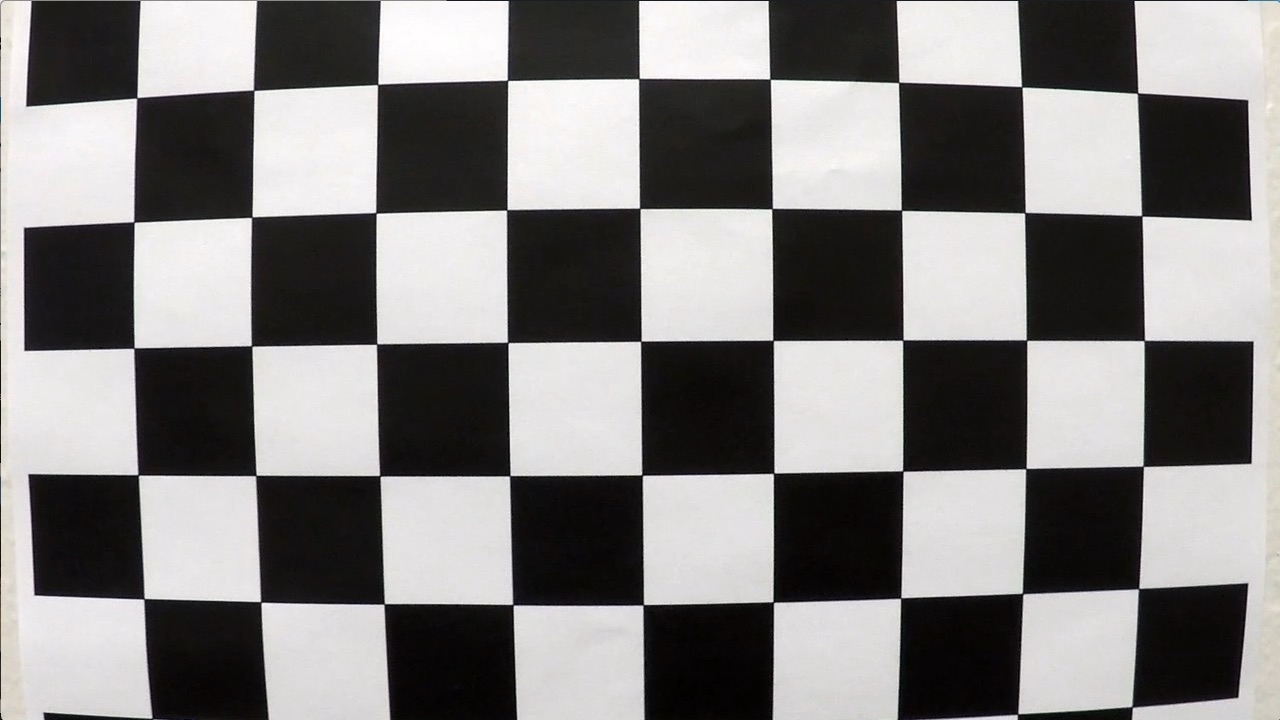
#> input picture camera_cal/calibration1.jpg, 1280 x 720 px; its folder holds 5 pictures in this run
$ python calibration.py
#> lines starting #> are read from the running program, lines starting #| are printed output that depends on the picture; after the words box and inside, x2 and y2 are one past the last pixel; in counts of white or black regions, pixels touching at a corner belong together
import numpy as np
import cv2
import glob

cols = 9
rows = 6

criteria = (cv2.TERM_CRITERIA_MAX_ITER + cv2.TERM_CRITERIA_EPS, 30, 0.001)


objectPoints = np.zeros((rows * cols, 3), np.float32)
objectPoints[:, :2] = np.mgrid[0:cols, 0:rows].T.reshape(-1, 2)

objectPointsArray = []
imgPointsArray = []

for path in glob.glob('camera_cal/calibration*.jpg'):
    img = cv2.imread(path)
#> img is the input picture: shape (720, 1280, 3); mean B, G, R 127.8, 128.4, 130.1
    gray = cv2.cvtColor(img, cv2.COLOR_BGR2GRAY)

    ret, corners = cv2.findChessboardCorners(gray, (cols, rows), None)
#> ret = False; corners = None

    if ret:
        corners = cv2.cornerSubPix(gray, corners, (11, 11), (-1, -1), criteria)
        objectPointsArray.append(objectPoints)
        imgPointsArray.append(corners)

        cv2.drawChessboardCorners(img, (cols, rows), corners, ret)
        cv2.imshow('chess board', img)
        cv2.waitKey(200)
    else:
        print('Table not found on:', path)
#> pass 2 of the loop `for path in glob.glob('camera_cal/calibration*.jpg'):`:
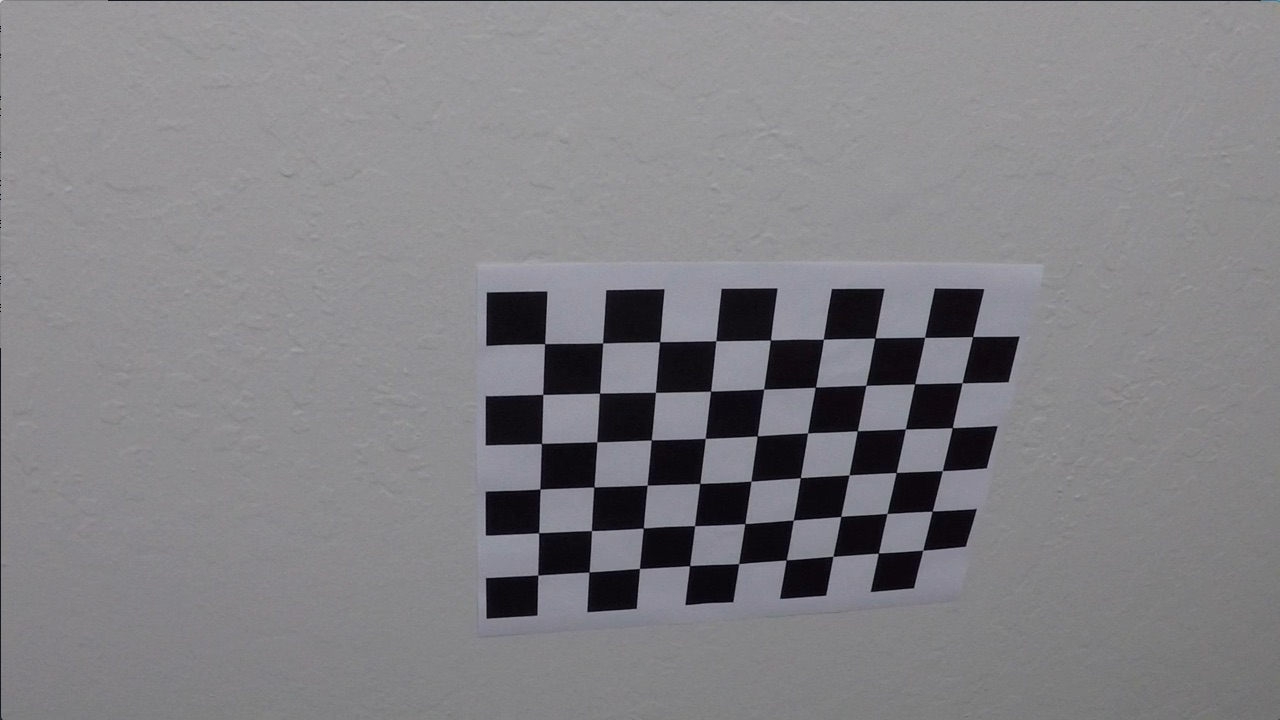
#> input picture camera_cal/calibration10.jpg, 1280 x 720 px
#> img is the input picture: shape (720, 1280, 3); mean B, G, R 133.1, 129.4, 130.2
#> `ret, corners = cv2.findChessboardCorners(gray, (cols, rows), None)`: ret = True; corners = 54 rows, first 8: [545.3, 343.1], [602.7, 342.8], [660.1, 341.3], [715.8, 340.7], [770.6, 340], [823.5, 339.2], [874.3, 338.5], [925.1, 337.4]
#> `corners = cv2.cornerSubPix(gray, corners, (11, 11), (-1, -1), criteria)`: corners = 54 rows, first 8: [544.6, 343.6], [602.6, 343], [659.6, 341.7], [715.8, 340.7], [770.4, 339.9], [823.4, 339.3], [874.9, 337.9], [924.6, 337.3]
#> `cv2.drawChessboardCorners(img, (cols, rows), corners, ret)`:
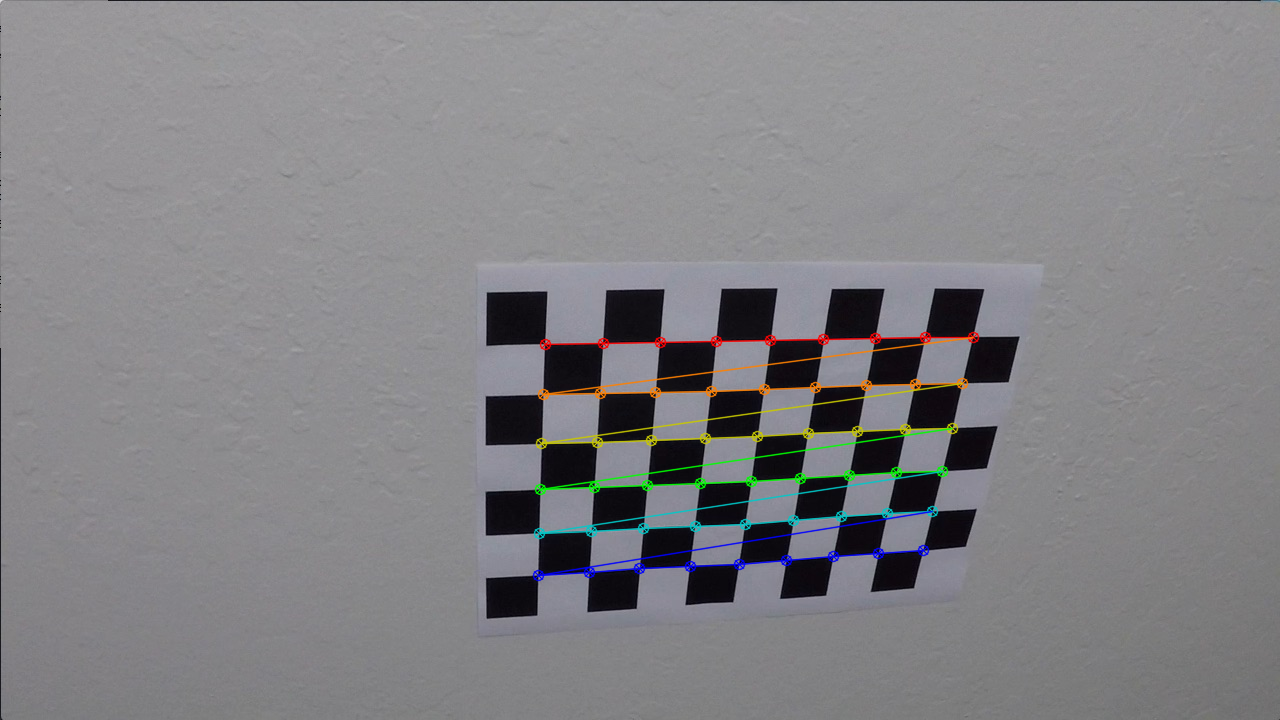
#> img: shape (720, 1280, 3); 1.92% of pixels changed, all inside (x1, y1, x2, y2) = (532, 331, 980, 582)
#> pass 3 of the loop `for path in glob.glob('camera_cal/calibration*.jpg'):`:
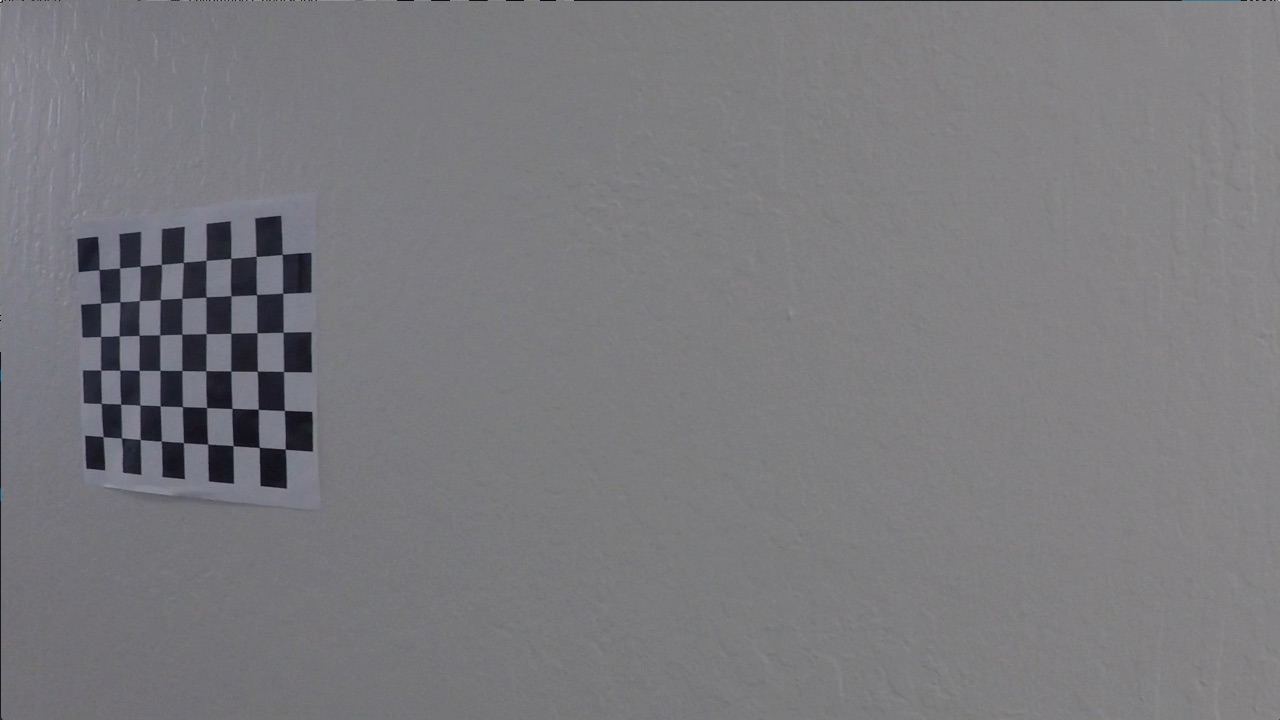
#> input picture camera_cal/calibration11.jpg, 1280 x 720 px
#> img is the input picture: shape (720, 1280, 3); mean B, G, R 125.2, 121.7, 122.2
#> `ret, corners = cv2.findChessboardCorners(gray, (cols, rows), None)`: corners = 54 rows, first 8: [99.22, 269.6], [119.6, 268], [140.1, 266.1], [161.3, 264.5], [183.3, 262.5], [206.1, 260.3], [230.7, 258.2], [256.2, 256.3]
#> `corners = cv2.cornerSubPix(gray, corners, (11, 11), (-1, -1), criteria)`: corners = 54 rows, first 8: [99.04, 269.6], [119.5, 268.1], [140.1, 266.2], [161.4, 264.4], [183.4, 262.3], [205.9, 260.3], [230.8, 258.4], [256.1, 256.4]
#> `cv2.drawChessboardCorners(img, (cols, rows), corners, ret)`:
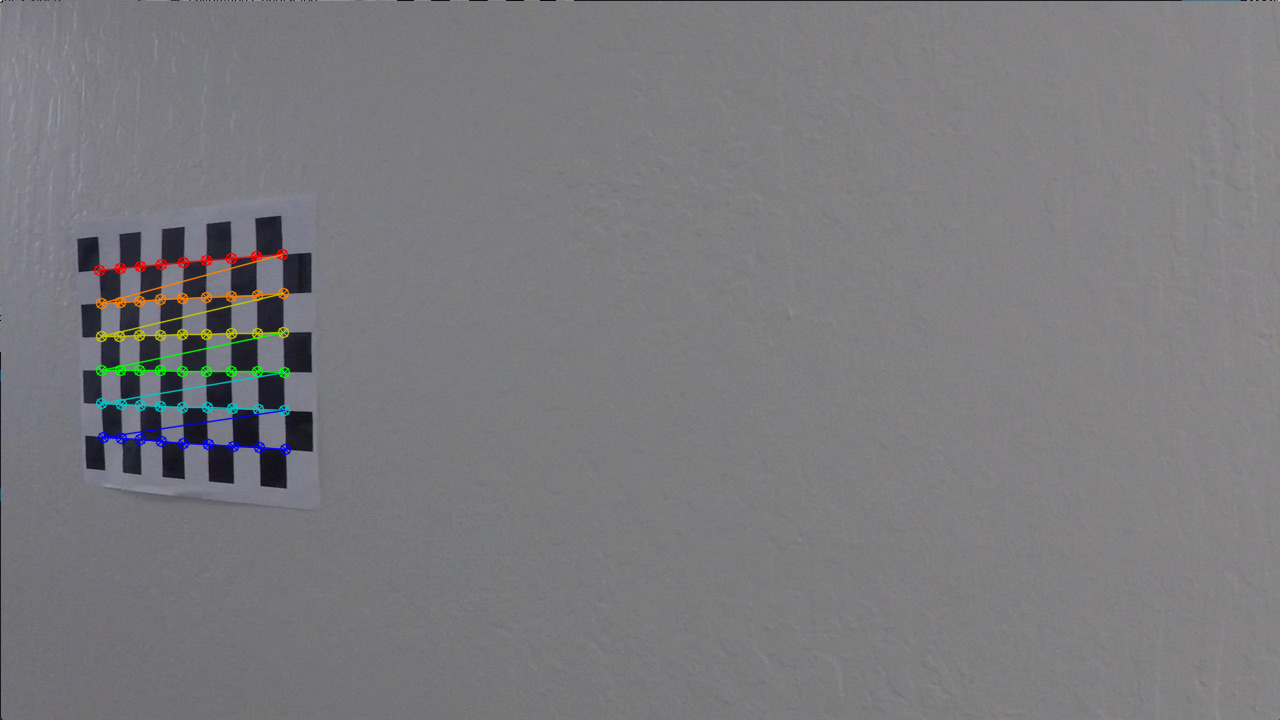
#> img: shape (720, 1280, 3); 1.11% of pixels changed, all inside (x1, y1, x2, y2) = (93, 248, 292, 456)
#> the loop made 5 passes; the first 3 are shown

cv2.destroyAllWindows()

ret, mtx, dist, rvecs, tvecs = cv2.calibrateCamera(
    objectPointsArray, imgPointsArray, gray.shape[::-1], None, None)
np.savez('camera_cal/calib.npz', mtx=mtx, dist=dist)

error = 0
for i in range(len(objectPointsArray)):
    imgPoints, _ = cv2.projectPoints(objectPointsArray[i], rvecs[i], tvecs[i], mtx, dist)
    detected = imgPointsArray[i].reshape(-1, 2).astype(np.float32)
    projected = imgPoints.reshape(-1, 2).astype(np.float32)
    error += cv2.norm(detected, projected, cv2.NORM_L2) / len(projected)

print("Total error:", error / len(objectPointsArray))

img = cv2.imread('camera_cal/calibration1.jpg')
undist = cv2.undistort(img, mtx, dist, None, mtx)
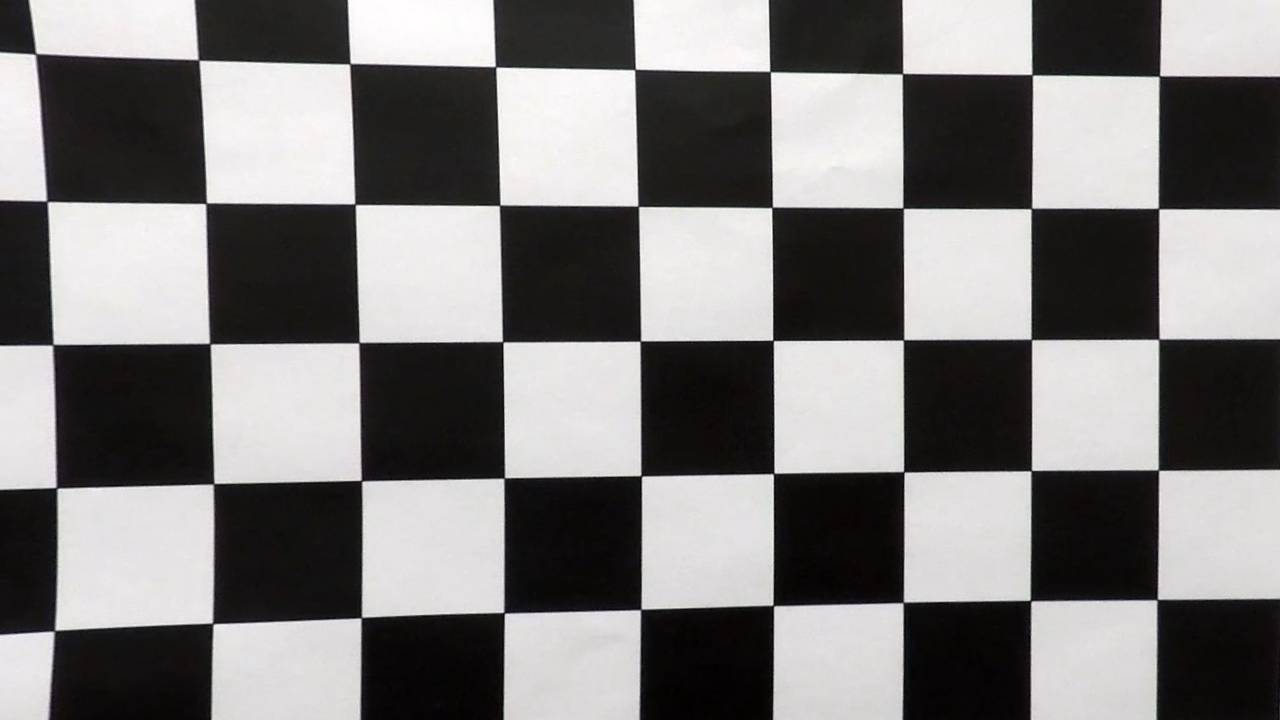
#> undist: shape (720, 1280, 3); mean B, G, R 122.9, 123.4, 125
cv2.imwrite('docs/undistort_output.png', np.hstack([img, undist]))
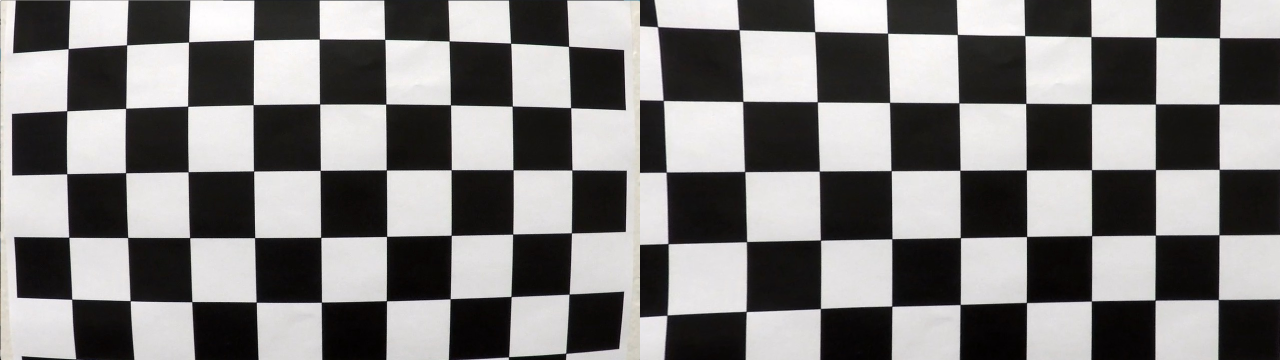
#> saved as undistort_output.png: shape (720, 2560, 3) (shown at 1/2 size); mean B, G, R 125.3, 125.9, 127.6
